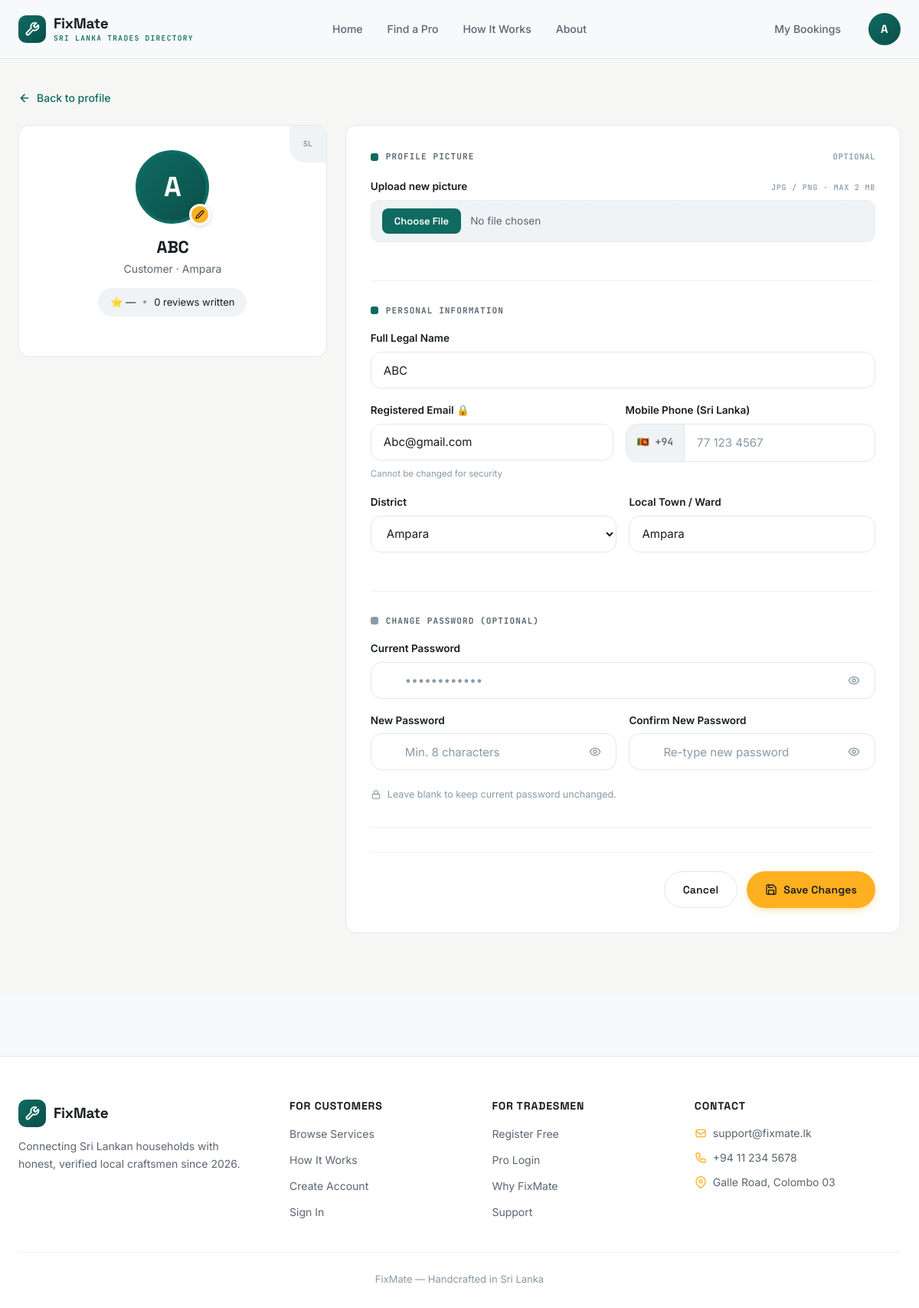
The page /pages/edit_user_profile.php (signed in) on the database its author committed.
### tables this page shows
CREATE TABLE `users` (
  `id` int(11) NOT NULL,
  `email` varchar(100) NOT NULL,
  `password` varchar(255) NOT NULL,
  `name` varchar(100) NOT NULL,
  `phone` varchar(20) DEFAULT NULL,
  `district_id` int(11) DEFAULT NULL,
  `city` varchar(100) DEFAULT NULL,
  `profile_picture` varchar(255) DEFAULT NULL,
  `status` enum('active','blocked') DEFAULT 'active',
  `created_at` timestamp NOT NULL DEFAULT current_timestamp()
);

CREATE TABLE `districts` (
  `id` int(11) NOT NULL,
  `district_name` varchar(100) NOT NULL
);

### pages/edit_user_profile.php (the view, shortened to what this page needs)
<?php
include '../includes/config.php';
$user_id = (int)$_SESSION['user_id'];
$sql = "SELECT u.*, d.district_name
        FROM users u
        LEFT JOIN districts d ON u.district_id = d.id
        WHERE u.id = '$user_id'";
$user = mysqli_fetch_assoc(mysqli_query($conn, $sql));
$reviews_written = mysqli_fetch_assoc(mysqli_query($conn,
    "SELECT COUNT(*) as c FROM ratings WHERE user_id = '$user_id'"))['c'];
$avg_row  = mysqli_fetch_assoc(mysqli_query($conn,
    "SELECT AVG(rating) as a FROM ratings WHERE user_id = '$user_id'"));
$avg_given = $avg_row['a'] ? number_format($avg_row['a'], 1) : '—';
?>
<?php include '../includes/header.php'; ?>
<section class="edit-page">
    <div class="container">
        <div class="edit-breadcrumb">
            <a href="user_profile.php">
                <svg width="16" height="16" viewBox="0 0 24 24" fill="none" stroke="currentColor" stroke-width="2.5" stroke-linecap="round" stroke-linejoin="round">
                    <path d="M19 12H5M12 19l-7-7 7-7"/>
                </svg>
                Back to profile
            </a>
        </div>
        <div class="edit-grid">
            <div class="edit-side">
                <div class="edit-card">
                    <span class="edit-card-corner">SL</span>
                    <div class="edit-avatar-wrap">
                        <div class="edit-avatar">
                            <?php if (!empty($user['profile_picture'])) { ?>
                                <img src="../<?php echo htmlspecialchars($user['profile_picture']); ?>" alt="">
                            <?php } else { ?>
                                <?php echo strtoupper(substr($user['name'], 0, 1)); ?>
                            <?php } ?>
                        </div>
                        <span class="edit-avatar-edit">
                            <svg width="12" height="12" viewBox="0 0 24 24" fill="none" stroke="currentColor" stroke-width="2.5" stroke-linecap="round" stroke-linejoin="round">
                                <path d="M17 3a2.85 2.83 0 1 1 4 4L7.5 20.5 2 22l1.5-5.5L17 3z"/>
                            </svg>
                        </span>
                    </div>
                    <h2 class="edit-name"><?php echo htmlspecialchars($user['name']); ?></h2>
                    <p class="edit-meta">
                        Customer<?php echo $user['district_name'] ? ' · ' . $user['district_name'] : ''; ?>
                    </p>
                    <div class="edit-stats-mini">
                        <span>⭐ <?php echo $avg_given; ?></span>
                        <span class="dot"></span>
                        <span><?php echo $reviews_written; ?> reviews written</span>
                    </div>
                </div>
            </div>
            <div class="edit-main">
                <form method="POST" class="edit-form-card" enctype="multipart/form-data">
                    <div class="edit-section">
                        <div class="edit-section-head">
                            <span class="edit-section-mark"></span>
                            <h3>PROFILE PICTURE</h3>
                            <span class="edit-section-note">Optional</span>
                        </div>
                        <div class="form-group">
                            <div class="label-row">
                                <label for="profile_picture">Upload new picture</label>
                                <span class="label-note">JPG / PNG · MAX 2 MB</span>
                            </div>
                            <div class="file-input-wrap">
                                <input type="file" name="profile_picture" id="profile_picture" accept=".jpg,.jpeg,.png">
                            </div>
                        </div>
                    </div>
                    <div class="edit-section">
                        <div class="edit-section-head">
                            <span class="edit-section-mark"></span>
                            <h3>PERSONAL INFORMATION</h3>
                        </div>
                        <div class="form-group">
                            <div class="label-row">
                                <label>Full Legal Name</label>
                            </div>
                            <input type="text" name="name" value="<?php echo htmlspecialchars($user['name']); ?>" required>
                        </div>
                        <div class="form-row">
                            <div class="form-group">
                                <label>Registered Email 🔒</label>
                                <input type="email" value="<?php echo htmlspecialchars($user['email']); ?>" disabled>
                                <span class="field-hint">Cannot be changed for security</span>
                            </div>
                            <div class="form-group">
                                <label>Mobile Phone (Sri Lanka)</label>
                                <div class="input-wrap with-prefix">
                                    <span class="input-prefix">🇱🇰 +94</span>
                                    <input type="tel" name="phone" value="<?php echo htmlspecialchars($user['phone']); ?>" placeholder="77 123 4567">
                                </div>
                            </div>
                        </div>
                        <div class="form-row">
                            <div class="form-group">
                                <label>District</label>
                                <select name="district_id" required>
                                    <?php
                                    $districts = mysqli_query($conn, "SELECT id, district_name FROM districts ORDER BY district_name");
                                    while ($d = mysqli_fetch_assoc($districts)) {
                                        $sel = ($user['district_id'] == $d['id']) ? 'selected' : '';
                                        echo "<option value='{$d['id']}' $sel>{$d['district_name']}</option>";
                                    }
                                    ?>
                                </select>
                            </div>
                            <div class="form-group">
                                <label>Local Town / Ward</label>
                                <input type="text" name="city" value="<?php echo htmlspecialchars($user['city'] ?? ''); ?>" placeholder="e.g. Nawala, Rajagiriya">
                            </div>
                        </div>
                    </div>
                    <div class="edit-section">
                        <div class="edit-section-head">
                            <span class="edit-section-mark grey"></span>
                            <h3>CHANGE PASSWORD (OPTIONAL)</h3>
                        </div>
                        <div class="form-group">
                            <label>Current Password</label>
                            <div class="input-wrap">
                                <input type="password" name="current_password" id="current-pwd" placeholder="••••••••••••">
                                <button type="button" class="input-eye" onclick="togglePass('current-pwd')">
                                    <svg width="16" height="16" viewBox="0 0 24 24" fill="none" stroke="currentColor" stroke-width="2" stroke-linecap="round" stroke-linejoin="round">
                                        <path d="M2 12s3-7 10-7 10 7 10 7-3 7-10 7-10-7-10-7z"/>
                                        <circle cx="12" cy="12" r="3"/>
                                    </svg>
                                </button>
                            </div>
                        </div>
                        <div class="form-row">
                            <div class="form-group">
                                <label>New Password</label>
                                <div class="input-wrap">
                                    <input type="password" name="new_password" id="new-pwd" placeholder="Min. 8 characters">
                                    <button type="button" class="input-eye" onclick="togglePass('new-pwd')">
                                        <svg width="16" height="16" viewBox="0 0 24 24" fill="none" stroke="currentColor" stroke-width="2" stroke-linecap="round" stroke-linejoin="round">
                                            <path d="M2 12s3-7 10-7 10 7 10 7-3 7-10 7-10-7-10-7z"/>
                                            <circle cx="12" cy="12" r="3"/>
                                        </svg>
                                    </button>
                                </div>
                            </div>
                            <div class="form-group">
                                <label>Confirm New Password</label>
                                <div class="input-wrap">
                                    <input type="password" name="confirm_password" id="confirm-pwd" placeholder="Re-type new password">
                                    <button type="button" class="input-eye" onclick="togglePass('confirm-pwd')">
                                        <svg width="16" height="16" viewBox="0 0 24 24" fill="none" stroke="currentColor" stroke-width="2" stroke-linecap="round" stroke-linejoin="round">
                                            <path d="M2 12s3-7 10-7 10 7 10 7-3 7-10 7-10-7-10-7z"/>
                                            <circle cx="12" cy="12" r="3"/>
                                        </svg>
                                    </button>
                                </div>
                            </div>
                        </div>
                        <p class="edit-hint">
                            <svg width="14" height="14" viewBox="0 0 24 24" fill="none" stroke="currentColor" stroke-width="2" stroke-linecap="round" stroke-linejoin="round">
                                <rect x="4" y="11" width="16" height="10" rx="2"/>
                                <path d="M8 11V7a4 4 0 0 1 8 0v4"/>
                            </svg>
                            Leave blank to keep current password unchanged.
                        </p>
                    </div>
                    <div class="edit-actions">
                        <a href="user_profile.php" class="btn btn-ghost">Cancel</a>
                        <button type="submit" class="btn btn-amber">
                            <svg width="16" height="16" viewBox="0 0 24 24" fill="none" stroke="currentColor" stroke-width="2" stroke-linecap="round" stroke-linejoin="round">
                                <path d="M19 21H5a2 2 0 0 1-2-2V5a2 2 0 0 1 2-2h11l5 5v11a2 2 0 0 1-2 2z"/>
                                <polyline points="17 21 17 13 7 13 7 21"/>
                                <polyline points="7 3 7 8 15 8"/>
                            </svg>
                            Save Changes
                        </button>
                    </div>
                </form>
            </div>
        </div>
    </div>
</section>
<?php include '../includes/footer.php'; ?>

### rows shown on the page
users: name "A", name "ABC", district.district_name "Ampara", email "Abc@gmail.com", city "Ampara"

### other values the page prints
substr($ini, 0, 2) "A"
$avg_given "—"
$reviews_written "0"
form field district_id "Ampara"
